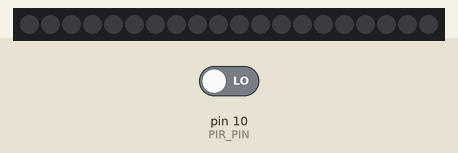
Bench run of a sketch on a simulated Arduino Uno, built with avr-gcc and run on an emulated ATmega328P. Parts: 20 RGB LEDs in strip order, left to right. The test bench sets the inputs (shaded band); at power-on: pin 10 (PIR_PIN) LOW. Dim RGB values are drawn brighter than linear.

Above: at 1.2 s.
1.3 s: pin 10 (PIR_PIN) driven HIGH
At 4.2 s:
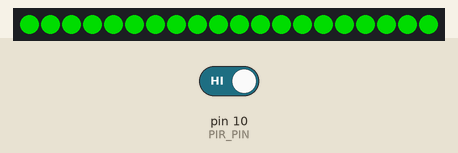
4.3 s: pin 10 (PIR_PIN) driven LOW
At 6.9 s:
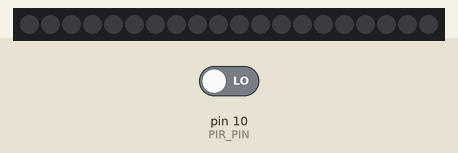
7.3 s: pin 10 (PIR_PIN) driven HIGH
At 7.46 s:
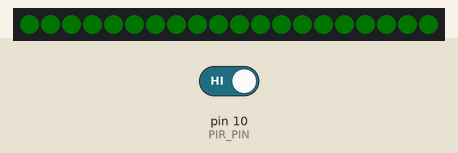
Timing chart, 0 to 10.3 s (numbered marks = the images above; inputs shaded):
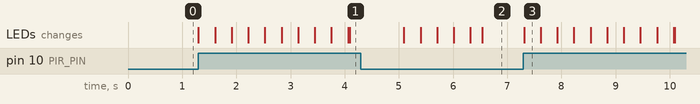

Measured:
- after the input at 4.3 s, the LEDs: first differ from a run without the input after 2.2 s (image 2)
- after the input at 7.3 s, the LEDs: change at once (image 3)

The sketch:

PIR_LEDs_2.ino
```cpp
#include <FastLED.h>

#define LED_PIN  7

#define NUM_LEDS 20

CRGB leds[NUM_LEDS]; /* an array of type C RGBs -
contains leds with 3 1-byte data members for each
of the 3 Red, Green, and Blue color channels */

int PIR_PIN = 10;
int fadeTimeDiff = 10;
int onTime = 1000; // 30 seconds

void setup() {
  // put your setup code here, to run once:
  FastLED.addLeds<WS2812, LED_PIN, GRB>(leds, NUM_LEDS);
  pinMode(PIR_PIN, INPUT);
}

void loop() {
  // put your main code here, to run repeatedly:
 if (digitalRead(PIR_PIN) == 1)
 {
  fadeIn();
  delay(onTime);
  fadeOut();
 }
}

void fadeIn() {
  for (int led = 0; led < NUM_LEDS; led++) {
    leds[led] = CRGB(0, 150, 0);
  }
  for (int b = 0; b < 255; b++){
    FastLED.setBrightness(b);
    FastLED.show();
    delay(fadeTimeDiff);
  }
}

void fadeOut() {
  for (int led = 0; led < NUM_LEDS; led++) {
    leds[led] = CRGB(0, 150, 0);
  }
  for (int b = 255; b > 0; b-= 2){
    FastLED.setBrightness(b);
    FastLED.show();
    delay(fadeTimeDiff);
  }
  for (int led = 0; led < NUM_LEDS; led++) {
    leds[led] = CRGB::Black;
    FastLED.show();
  }
}
```
